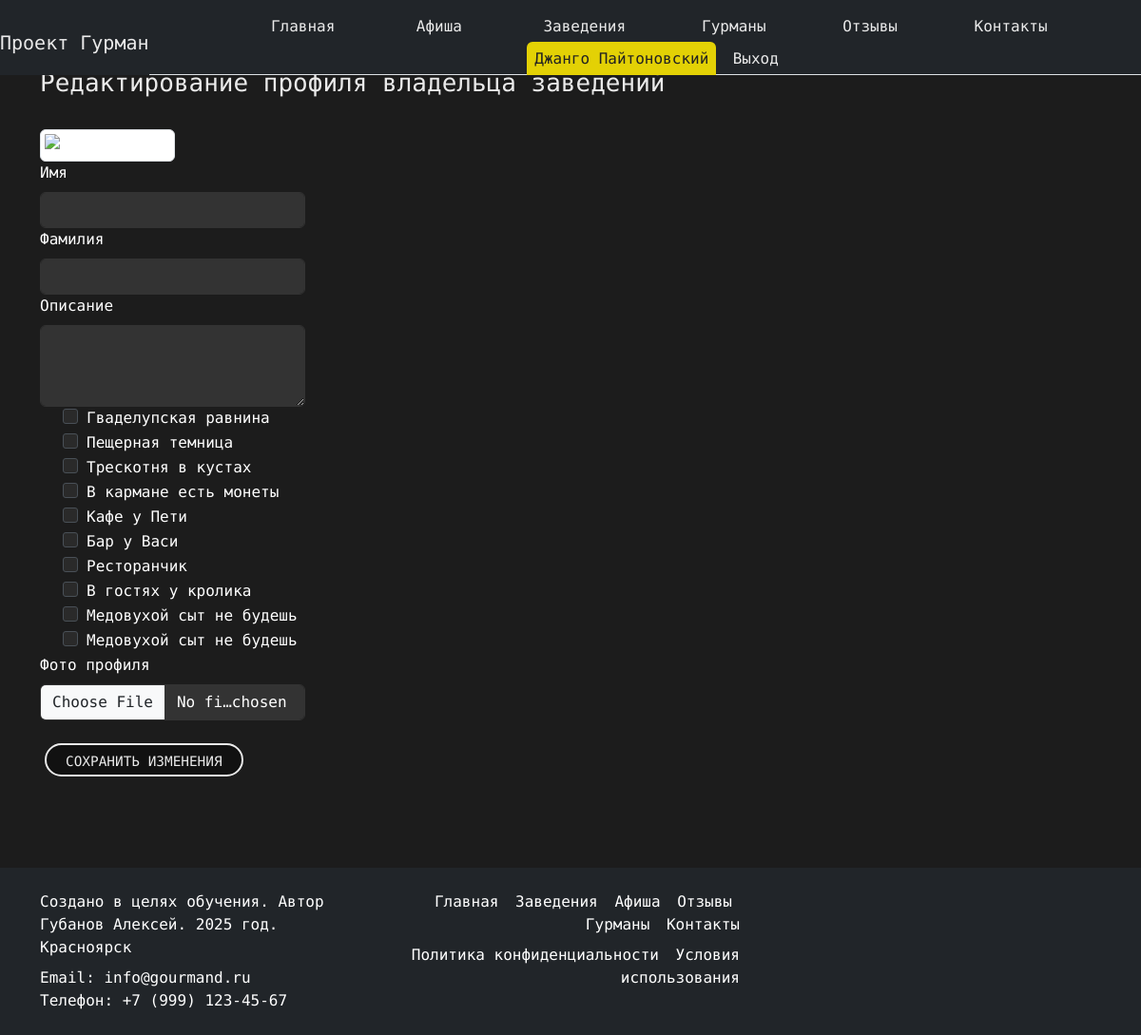
The app's page /profile/edit/ (signed in) with its own data.
### landing/models.py (models this page shows, shortened)
class User(AbstractBaseUser, PermissionsMixin):
    ROLE_CHOICES = (
        ("gourmand", "Гурман"),
        ("owner", "Владелец заведения"),
    )
    email = models.EmailField(unique=True)
    first_name = models.CharField(max_length=30, blank=True)
    last_name = models.CharField(max_length=30, blank=True)
    role = models.CharField(max_length=10, choices=ROLE_CHOICES, default="gourmand")
    is_active = models.BooleanField(default=True)
    is_staff = models.BooleanField(default=False)
    slug = models.SlugField(max_length=100, blank=True, unique=True, verbose_name="Слаг")
    objects = UserManager()
    USERNAME_FIELD = "email"
    REQUIRED_FIELDS = ["first_name", "last_name"]
    def is_gourmand(self):
        return self.role == "gourmand"
    def is_owner(self):
        return self.role == "owner"

class Place(models.Model):
    name = models.CharField(max_length=100)
    description = models.TextField()
    place_email = models.EmailField()
    location = models.TextField()
    rating = models.DecimalField(max_digits=3, decimal_places=1, default=0.0)
    phone = models.TextField(max_length=50)
    website = models.URLField(max_length=200, blank=True, null=True)
    owner = models.ForeignKey(
        settings.AUTH_USER_MODEL,
        on_delete=models.SET_NULL,
        null=True,
        blank=True,
        related_name='owned_places'
    )
    slug = models.SlugField(max_length=100, blank=True, unique=True, verbose_name="Слаг")

### landing/views.py (the view, shortened to what this page needs)
# urls.py: path("profile/edit/", views.edit_profile, name="edit_profile"),
@login_required
def edit_profile(request):
    user = request.user
    if user.is_gourmand():
        profile = GourmandProfile.objects.filter(user=user).first()
        return render(request, "gourmands/edit_profile_gourmand.html", {"profile": profile})
    elif user.is_owner():
        profile = OwnerProfile.objects.filter(user=user).first()
        all_places = Place.objects.all()
        return render(request, "places/edit_profile_owner.html", {"profile": profile, "all_places": all_places})
    return redirect("index")

### templates/places/edit_profile_owner.html (shortened to what this page needs)
{% extends "landing/base.html" %}
{% load static %}
{% block content %}
<div class="container my-5">
 <div class="row gx-1">
  <h2 class="mb-4 pt-4 custom-text-color">Редактирование профиля владельца заведений</h2>
  <form method="POST" enctype="multipart/form-data">
        {% if profile.image %}
            <img src="{{ profile.image.url }}" alt="Фото гурмана" class="img-thumbnail" width="150">
        {% else %}
            <img src="{% static 'img/default.png' %}" alt="Фото гурмана" class="img-thumbnail" width="150">
        {% endif %}
    <div class="col-md-3">
      <label for="first_name" class="form-label">Имя</label>
      <input type="text" class="form-control" id="first_name" name="first_name" value="{{ profile.first_name }}" required>
    </div>
    <div class="col-md-3">
      <label for="last_name" class="form-label">Фамилия</label>
      <input type="text" class="form-control" id="last_name" name="last_name" value="{{ profile.last_name }}" required>
    </div>
    <div class="col-md-3">
      <label for="description" class="form-label">Описание</label>
      <textarea class="form-control" id="description" name="description" rows="3">{{ profile.description }}</textarea>
    </div>
      {% for place in all_places %}
          <div class="form-check">
              <label class="form-check-label" for="place_{{ place.id }}">
                  {{ place.name }}
              </label>
          </div>
      {% endfor %}
    <div class="col-md-3">
      <label for="image" class="form-label">Фото профиля</label>
      <input type="file" class="form-control" id="image" name="image">
    </div>
    <div class="mt-4 button_user">
        <button type="submit" class="custom-button bg_dark">Сохранить изменения</button>
    </div>
  </form>
 </div>
</div>
{% endblock %}

### templates/includes/header.html (shortened to what this page needs)
{% load static %}
{% url 'events' as events_url %}
{% url 'places' as places_url %}
{% url 'index' as index_url %}
{% url 'reviews' as reviews_url %}
{% url 'gourmands' as gourmands_url %}
{% url 'contacts' as contacts_url %}
<nav class="navbar navbar-expand-xl bg_dark fixed-top pb-0" aria-label="Основная навигация" >
    <div class="container-fluid px-3">
            <a class="navbar-brand custom-text-color pb-0 fs-5" href="{% url 'index' %}">Проект Гурман</a>
              <div class="collapse navbar-collapse right_header_info fixed-top bg-dark" id="navbarNav">
                <a class="navbar-brand custom-text-color m-auto pl-1 fs-5" href="{% url 'index' %}">Проект Гурман</a>
                <ul class="navbar-nav ms-auto nav nav-tabs nav nav-link contact-info">
                  <li class="nav-item button_user">
                    <a class="button nav-link  {% if request.path == index_url %}active{% endif %}" href="{% url 'index' %}">Главная</a>
                  </li>
                  <li class="nav-item button_user">
                    <a class="button nav-link {% if request.path == events_url %}active{% endif %}" href="{% url 'events' %}">Афиша</a>
                  </li>
                  <li class="nav-item button_user">
                    <a class="button nav-link {% if request.path == places_url %}active{% endif %}" href="{% url 'places' %}">Заведения</a>
                  </li>
                  <li class="nav-item button_user">
                    <a class="button nav-link {% if request.path == gourmands_url %}active{% endif %}" href="{% url 'gourmands' %}">Гурманы</a>
                  </li>
                  <li class="nav-item button_user">
                    <a class="button nav-link {% if request.path == reviews_url %}active{% endif %}" href="{% url 'reviews' %}">Отзывы</a>
                  </li>
                  <li class="nav-item button_user">
                    <a class="button nav-link {% if request.path == contacts_url %}active{% endif %}" href="{% url 'contacts' %}">Контакты</a>
                  </li>
                  {% if request.user.is_authenticated %}
                    <li class="nav-item button_user">
                      <a class="button nav-link active" href="{% url 'profile' %}">{{ request.user.first_name }} {{ request.user.last_name }}</a>
                      <a class="button nav-link" href="{% url 'signout' %}">Выход</a>
                    </li>
                  {% else %}
                    <li class="button_user">
                      <a class="button nav-link" href="{% url 'signin' %}" >Вход</a>
                      <a class="button nav-link" href="{% url 'signup' %}" >Регистрация</a>
                    </li>
                  {% endif %}
                </ul>
              </div>
              </div>
</nav>

### landing/static/css/style.css (style rules this page uses)
body { background-color: #1c1c1c; color: white; font-family: 'LXGW WenKai Mono TC', 'Arial', sans-serif; min-height: 100vh; display: flex; flex-direction: column; }
a { color: #1f1f1f; text-decoration: none !important; outline: none !important; transition: all 0.3s ease-in-out; }
h1, h2, h3, h4, h5, h6 { letter-spacing: 0; font-weight: normal; position: relative; padding: 0 0 10px 0; line-height: normal; color: #111111; margin: 0; }
h2 { font-size: 26px; }
.contact-info { display: flex; align-items: center; justify-content: center; }
.contact-info li { display: flex; align-items: center; margin-right: 15px; }
button { border: 0; margin: 0; padding: 0; cursor: pointer; }
.button_user a:hover, .button_user a:focus, .button_user a.active { background: #e3d105; color: #fff; border-color: #e3d105; color: #222; }
.button_user a { float: left; min-width: 75px; height: 35px; text-align: center; line-height: 35px; position: relative; padding: 0 15px; margin: 0 2px; }
.right_header_info { padding-top: 10px; width: 100%; }
.right_header_info ul { list-style: none; padding: 0; margin: 0; }
.right_header_info ul li { display: inline; font-size: 16px; margin-left: 45px; color: #eaeaea; font-weight: 400; }
.right_header_info ul li a { color: #eaeaea; font-weight: 300; }
.button_user .custom-button { display: inline-block; min-width: 120px; height: 35px; line-height: 35px; text-align: center; padding: 0 20px; margin: 0 5px; color: #eaeaea; border: 2px solid #eaeaea; border-radius: 25px; transition: all 0.3s ease; text-transform: uppercase; font-size: 0.9rem; }
.custom-text-color { color: #eaeaea; }
.nav-link.active { background: #e3d105 !important; color: #222 !important; border-color: #e3d105 !important; }
.nav-link { border-top: none!important; border-left: none!important; border-right: none!important; }
.button_user a.active { background: #e3d105; color: #000000; border: none !important; }
.bg_dark { color: #eaeaea; background: #111111; }
.form-control, .form-select, .form-check-input { background-color: #333; color: #fff; border: 1px solid #333; }
.form-check-label { position: relative; padding-left: 25px; cursor: pointer; }
.form-check-label::before { content: ''; position: absolute; left: 0; top: 2px; width: 16px; height: 16px; background-color: #2a2a2a ; border: 1px solid #495057; border-radius: 3px; }

### records on screen
User: user.first_name "Джанго", user.last_name "Пайтоновский"
Place: name "Гваделупская равнина"
Place: name "Пещерная темница"
Place: name "Трескотня в кустах"
Place: name "В кармане есть монеты"
Place: name "Кафе у Пети"
Place: name "Бар у Васи"
Place: name "Ресторанчик"
Place: name "В гостях у кролика"
Place: name "Медовухой сыт не будешь"
Place: name "Медовухой сыт не будешь"
